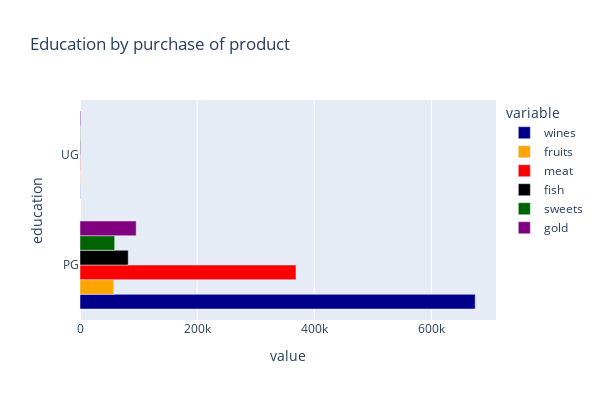

Notebook source saved alongside this figure:
### Code cell
df_edu2 = df.groupby('education')['wines', 'fruits', 'meat', 'fish',	'sweets', 'gold'].sum().reset_index()

viz_bar(df_edu2, ['wines', 'fruits', 'meat', 'fish', 'sweets', 'gold'], 'education', 'Education by purchase of product')

### Figure 1 — Plotly figure (JSON) as saved in the notebook; plotly's stock layout.template omitted (floating-point values rounded to 4 significant figures)
{"data": [{"alignmentgroup": "True", "hovertemplate": "variable=wines<br>value=%{x}<br>education=%{y}<extra></extra>", "legendgroup": "wines", "marker": {"color": "darkblue", "pattern": {"shape": ""}}, "name": "wines", "offsetgroup": "wines", "orientation": "h", "showlegend": true, "textposition": "auto", "type": "bar", "x": [674905, 391], "xaxis": "x", "y": ["PG", "UG"], "yaxis": "y"}, {"alignmentgroup": "True", "hovertemplate": "variable=fruits<br>value=%{x}<br>education=%{y}<extra></extra>", "legendgroup": "fruits", "marker": {"color": "orange", "pattern": {"shape": ""}}, "name": "fruits", "offsetgroup": "fruits", "orientation": "h", "showlegend": true, "textposition": "auto", "type": "bar", "x": [57641, 600], "xaxis": "x", "y": ["PG", "UG"], "yaxis": "y"}, {"alignmentgroup": "True", "hovertemplate": "variable=meat<br>value=%{x}<br>education=%{y}<extra></extra>", "legendgroup": "meat", "marker": {"color": "red", "pattern": {"shape": ""}}, "name": "meat", "offsetgroup": "meat", "orientation": "h", "showlegend": true, "textposition": "auto", "type": "bar", "x": [368852, 618], "xaxis": "x", "y": ["PG", "UG"], "yaxis": "y"}, {"alignmentgroup": "True", "hovertemplate": "variable=fish<br>value=%{x}<br>education=%{y}<extra></extra>", "legendgroup": "fish", "marker": {"color": "black", "pattern": {"shape": ""}}, "name": "fish", "offsetgroup": "fish", "orientation": "h", "showlegend": true, "textposition": "auto", "type": "bar", "x": [82358, 921], "xaxis": "x", "y": ["PG", "UG"], "yaxis": "y"}, {"alignmentgroup": "True", "hovertemplate": "variable=sweets<br>value=%{x}<br>education=%{y}<extra></extra>", "legendgroup": "sweets", "marker": {"color": "darkgreen", "pattern": {"shape": ""}}, "name": "sweets", "offsetgroup": "sweets", "orientation": "h", "showlegend": true, "textposition": "auto", "type": "bar", "x": [59173, 654], "xaxis": "x", "y": ["PG", "UG"], "yaxis": "y"}, {"alignmentgroup": "True", "hovertemplate": "variable=gold<br>value=%{x}<br>education=%{y}<extra></extra>", "legendgroup": "gold", "marker": {"color": "purple", "pattern": {"shape": ""}}, "name": "gold", "offsetgroup": "gold", "orientation": "h", "showlegend": true, "textposition": "auto", "type": "bar", "x": [95931, 1233], "xaxis": "x", "y": ["PG", "UG"], "yaxis": "y"}], "layout": {"barmode": "group", "height": 400, "legend": {"title": {"text": "variable"}, "tracegroupgap": 0}, "title": {"text": "Education by purchase of product"}, "width": 600, "xaxis": {"anchor": "y", "domain": [0, 1], "title": {"text": "value"}}, "yaxis": {"anchor": "x", "domain": [0, 1], "title": {"text": "education"}}}}
